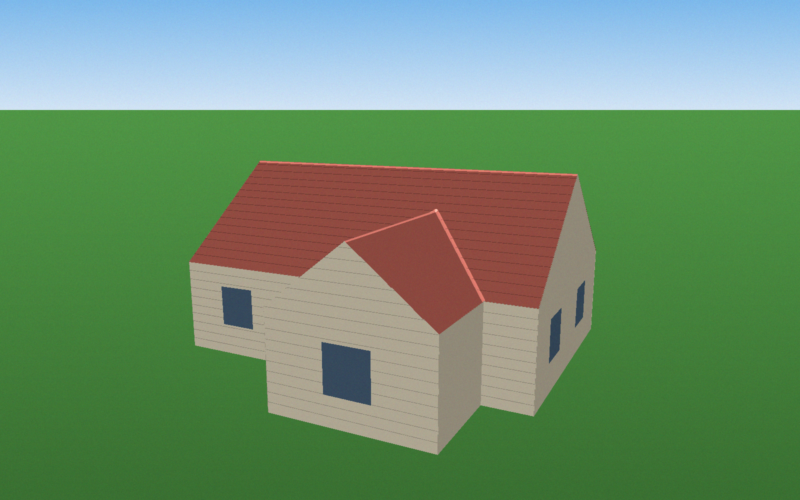
#> input picture eval/photos/synth_cross_high.png, 1600 x 1000 px (shown at 1/2 size)
$ python -i local_seg.py   (imports and definitions only)
#> lines starting #> are read from the running program, lines starting #| are printed output that depends on the picture; after the words box and inside, x2 and y2 are one past the last pixel; in counts of white or black regions, pixels touching at a corner belong together
#> further down, picture is the input picture: shape (1000, 1600, 3); mean B, G, R 108.7, 143.2, 108.5
"""Segmenters that need no API key: point-seeded GrabCut and a plain threshold. They produce the same
instance dicts as SAM 3, one per click, so the rest of the pipeline is identical."""

from __future__ import annotations

from typing import Optional

import cv2
import numpy as np

GRABCUT_MAX_DIM = 720
GRABCUT_ITERATIONS = 5


def keep_component_at(mask: np.ndarray, point: Optional[tuple[int, int]]) -> np.ndarray:
    """Keep the connected component containing `point`, or the largest one if that misses."""
    n, labels, stats, _ = cv2.connectedComponentsWithStats(mask, connectivity=8)
    if n <= 1:
        return mask
    label = 0
    if point is not None:
        x, y = point
        if 0 <= y < mask.shape[0] and 0 <= x < mask.shape[1]:
            label = int(labels[y, x])
    if label == 0:
        label = 1 + int(np.argmax(stats[1:, cv2.CC_STAT_AREA]))
    return np.where(labels == label, 255, 0).astype(np.uint8)


def fill_holes(mask: np.ndarray) -> np.ndarray:
    """Fill interior holes (windows, texture) so each blob is a single clean silhouette."""
    contours, _ = cv2.findContours(mask, cv2.RETR_EXTERNAL, cv2.CHAIN_APPROX_NONE)
    filled = np.zeros_like(mask)
    cv2.drawContours(filled, contours, -1, 255, thickness=cv2.FILLED)
    return filled


def segment_mock(image_bgr: np.ndarray, point: Optional[tuple[int, int]] = None) -> np.ndarray:
    """Local stand-in for a SAM point-prompt call, using GrabCut initialised from the point:
      * a thin band along the image border    -> definite background
      * everything else                       -> probable background
      * a box around the prompt               -> probable foreground (generous for the image
                                                 centre, tighter around an explicit click so
                                                 one click means one roof section)
      * a small disc around the prompt        -> definite foreground
    Nothing is asserted from colour (no "sky" rule): pale walls and overcast skies are too
    similar for that to be safe, and GrabCut's own colour models handle it well enough.
    Returns a uint8 mask (0/255) at the input resolution.
    """
    H, W = image_bgr.shape[:2]
#> H = 1000; W = 1600
    scale = min(1.0, GRABCUT_MAX_DIM / max(H, W))
#> scale = 0.45
    small = cv2.resize(image_bgr, None, fx=scale, fy=scale, interpolation=cv2.INTER_AREA) if scale < 1 else image_bgr
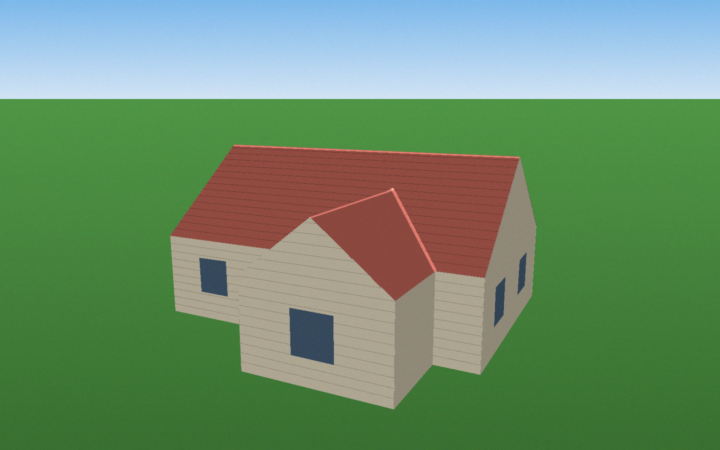
#> small: shape (450, 720, 3); mean B, G, R 108.7, 143.2, 108.5
    h, w = small.shape[:2]
#> h = 450; w = 720

    if point is None:
        px, py = w // 2, int(h * 0.45)
#> px = 360; py = 202
    else:
        px = int(np.clip(point[0] * scale, 0, w - 1))
        py = int(np.clip(point[1] * scale, 0, h - 1))

    gc = np.full((h, w), cv2.GC_PR_BGD, np.uint8)

    # Probable foreground box around the prompt, biased upward (roofs sit above the click).
    bw, bh_up, bh_down = (0.42, 0.42, 0.36) if point is None else (0.2, 0.16, 0.12)
    x0, x1 = max(0, px - int(w * bw)), min(w, px + int(w * bw))
#> x0 = 58; x1 = 662
    y0, y1 = max(0, py - int(h * bh_up)), min(h, py + int(h * bh_down))
#> y0 = 13; y1 = 364
    gc[y0:y1, x0:x1] = cv2.GC_PR_FGD

    border = max(2, int(min(h, w) * 0.02))
#> border = 9
    gc[:border, :] = cv2.GC_BGD
    gc[-border:, :] = cv2.GC_BGD
    gc[:, :border] = cv2.GC_BGD
    gc[:, -border:] = cv2.GC_BGD

    cv2.circle(gc, (px, py), max(4, int(min(h, w) * 0.03)), int(cv2.GC_FGD), thickness=cv2.FILLED)
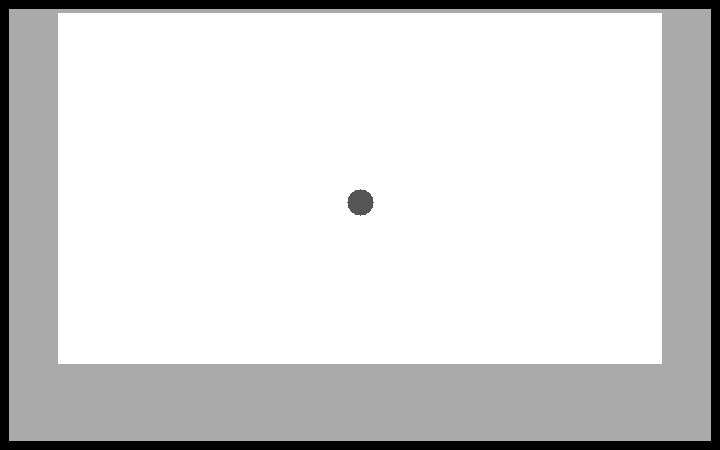
#> gc: shape (450, 720); min 0, max 3, mean 2.52; drawn with min black and max white

    bgd_model = np.zeros((1, 65), np.float64)
    fgd_model = np.zeros((1, 65), np.float64)
    try:
        cv2.grabCut(small, gc, None, bgd_model, fgd_model, GRABCUT_ITERATIONS, cv2.GC_INIT_WITH_MASK)
    except cv2.error:
        # Degenerate init (e.g. no background pixels left). Fall back to the plain threshold.
        return segment_threshold(image_bgr, 80, invert=True)

    mask = np.where((gc == cv2.GC_FGD) | (gc == cv2.GC_PR_FGD), 255, 0).astype(np.uint8)
    k = max(3, int(min(h, w) * 0.012) | 1)
#> k = 5
    mask = cv2.morphologyEx(mask, cv2.MORPH_CLOSE, np.ones((k, k), np.uint8))   # bridge small gaps
    mask = cv2.morphologyEx(mask, cv2.MORPH_OPEN, np.ones((5, 5), np.uint8))    # drop 1-2 px slivers
    mask = keep_component_at(mask, (px, py))
#> in keep_component_at, `n, labels, stats, _ = cv2.connectedComponentsWithStats(mask, connectiv..`:
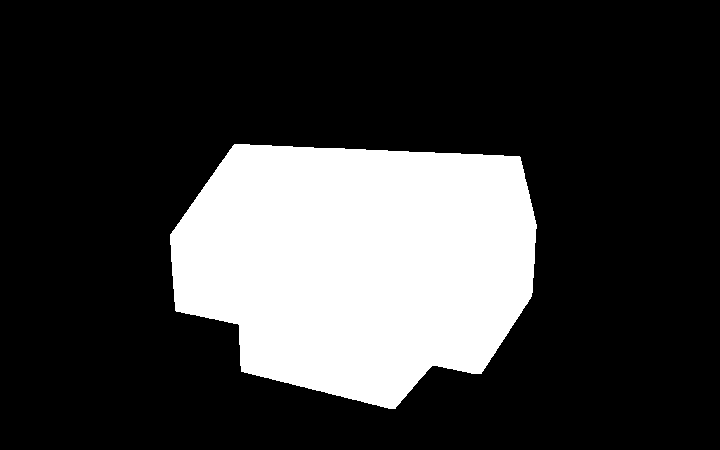
#> mask: shape (450, 720); 23.2% white; 1 white region
    mask = fill_holes(mask)

    if scale < 1:
        mask = cv2.resize(mask, (W, H), interpolation=cv2.INTER_NEAREST)
    return mask


def segment_threshold(image_bgr: np.ndarray, threshold: int = 80, invert: bool = True) -> np.ndarray:
    """Deterministic fallback: blur -> grayscale threshold -> tidy -> largest blob -> fill holes.

    With `invert=True` (the default) dark pixels become foreground, which suits the common case
    of a dark roof against a bright sky.
    """
    gray = cv2.cvtColor(image_bgr, cv2.COLOR_BGR2GRAY)
    gray = cv2.GaussianBlur(gray, (5, 5), 0)
    mode = cv2.THRESH_BINARY_INV if invert else cv2.THRESH_BINARY
    _, mask = cv2.threshold(gray, int(threshold), 255, mode)

    k = max(3, int(min(mask.shape[:2]) * 0.006) | 1)
    kernel = np.ones((k, k), np.uint8)
    mask = cv2.morphologyEx(mask, cv2.MORPH_OPEN, kernel)
    mask = cv2.morphologyEx(mask, cv2.MORPH_CLOSE, kernel)
    mask = keep_component_at(mask, None)
    return fill_holes(mask)

>>> import cv2
>>> picture = cv2.imread('../eval/photos/synth_cross_high.png')
>>> result = segment_mock(picture)
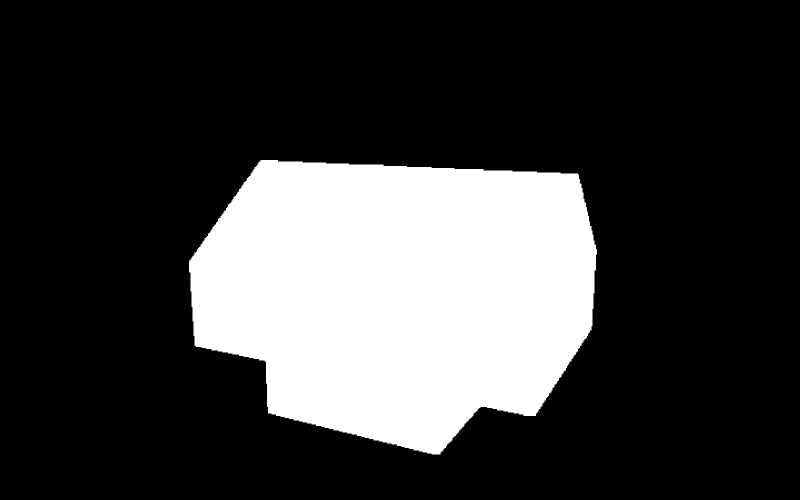
#> result: shape (1000, 1600) (shown at 1/2 size); 23.2% white; 1 white region, box (x1, y1, x2, y2) and area: (378, 320, 1194, 909) 371693

$ run again, on eval/photos/synth_cross_palms.png
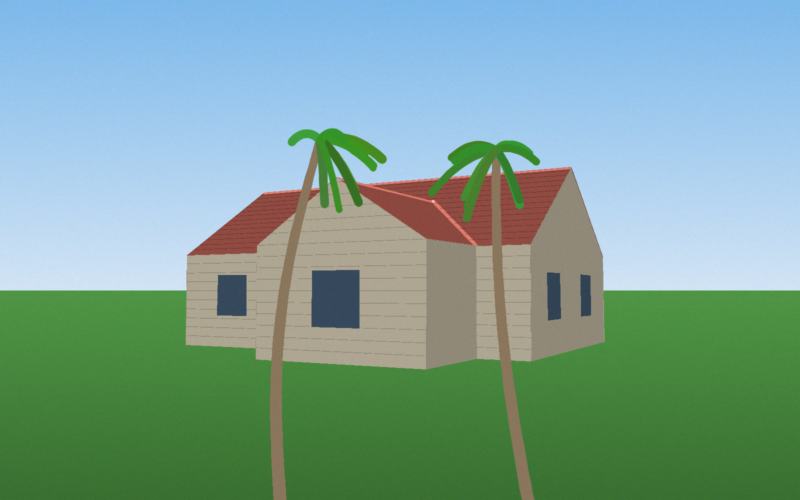
#> input picture eval/photos/synth_cross_palms.png, 1600 x 1000 px (shown at 1/2 size)
#> picture is the input picture: shape (1000, 1600, 3); mean B, G, R 152, 163.1, 125
#> in keep_component_at, `n, labels, stats, _ = cv2.connectedComponentsWithStats(mask, connectiv..`:
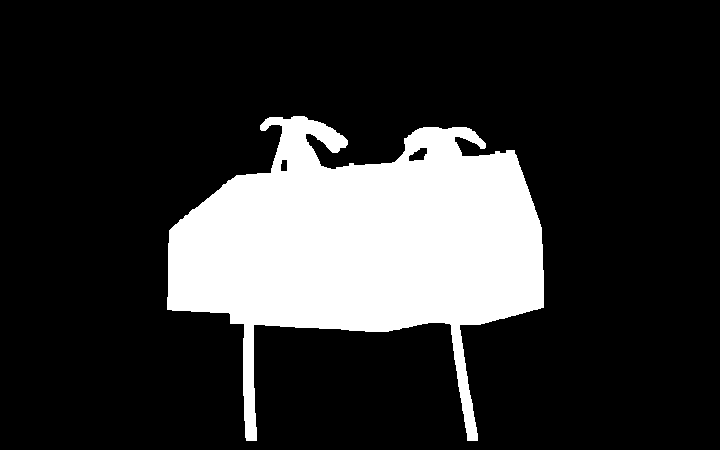
#> mask: shape (450, 720); 19.5% white; 1 white region
#> filled: shape (450, 720); 19.6% white; 1 white region, box (x1, y1, x2, y2) and area: (167, 116, 544, 441) 63505
#> `result = segment_mock(picture)`:
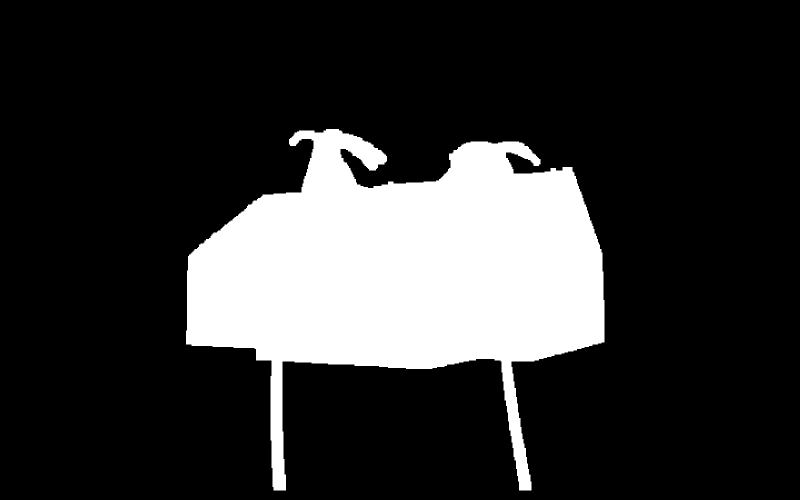
#> result: shape (1000, 1600) (shown at 1/2 size); 19.6% white; 1 white region, box (x1, y1, x2, y2) and area: (372, 258, 1209, 981) 313485
